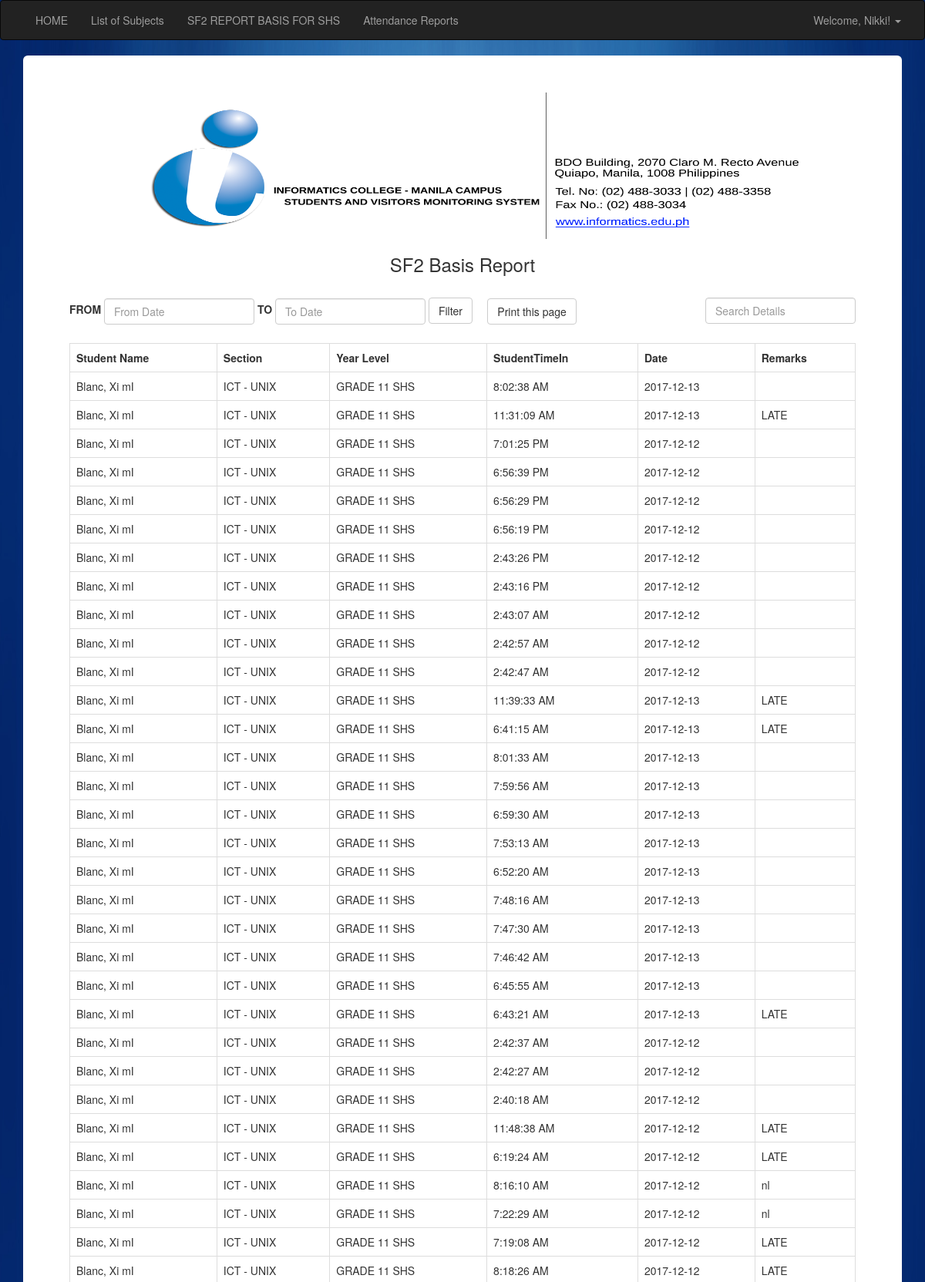
The page /instructor/sf2basisreport.php (signed in, upper part) on the database its author committed.
### tables this page shows
CREATE TABLE IF NOT EXISTS `shsmonitoringlogtable` (
  `StudMonitorID` int(12) NOT NULL AUTO_INCREMENT,
  `RFIDStudNo` varchar(45) DEFAULT NULL,
  `StudentTimeIn` varchar(20) DEFAULT NULL,
  `StudentTimeOut` varchar(20) DEFAULT NULL,
  `Date` date NOT NULL,
  `StudentName` varchar(20) NOT NULL,
  `Remarks` varchar(20) NOT NULL,
  `Gender` varchar(10) NOT NULL,
  `section` varchar(45) NOT NULL,
  `YearLevel` varchar(40) NOT NULL,
  `course` varchar(20) NOT NULL,
  PRIMARY KEY (`StudMonitorID`),
  KEY `StudentID` (`StudMonitorID`,`RFIDStudNo`),
  KEY `RFIDStudNo` (`RFIDStudNo`),
  KEY `StudentTimeIn` (`StudentTimeIn`)
);

### instructor/sf2basisreport.php (the view, shortened to what this page needs)
<?php
include ('user_nav.php');
$connect = mysqli_connect("localhost", "root", "", "info_db");
 $query = "SELECT * FROM shsmonitoringlogtable WHERE StudentTimeIn IS NOT NULL AND YearLevel IN ('Grade 11 SHS','Grade 12 SHS') ORDER BY StudentName ASC";
 $result = mysqli_query($connect, $query);
 ?>
           <link rel="stylesheet" href="../css/jquery-ui.css">
           <div class="container">
  <div class="jumbotron" style="background: white;">
                  <img class="imageprint" src="img/sample.png"/>
                <h3 align="center">SF2 Basis Report</h3><br />
    <div id="textsearch" class="form-inline">
     <input type="text"  name="search_text" id="search_text" placeholder="Search Details" class="form-control pull-right"/>
    </div>
                <form class="form-inline">
  <label>FROM</label>
     <input type="text" name="from_date" id="from_date" class="form-control" placeholder="From Date" />
  <label>TO</label>
   <input type="text" name="to_date" id="to_date" class="form-control" placeholder="To Date" />
    <label class="form-check-label">
        <input type="button" name="filter" id="filter" value="Filter" class="btn btn-default" />
    </label>
               <a class="btn btn-default" id="printpagebutton" onclick="printpage()">Print this page</a>
</form>
<br />
                <div id="sf2table">
                     <table  class="table table-bordered">
                          <tr>
                               <th>Student Name</th>
                               <th>Section</th>
                               <th>Year Level</th>
                               <th>StudentTimeIn</th>
                               <th>Date</th>
                               <th>Remarks</th>
                          </tr>
                     <?php
                     while($row = mysqli_fetch_array($result))
                     {
                     ?>
                          <tr>
                               <td><?php echo $row["StudentName"]; ?></td>
                               <td><?php echo $row["section"]; ?></td>
                                <td><?php echo $row["YearLevel"]; ?></td>
                               <td><?php echo $row["StudentTimeIn"]; ?></td>
                               <td><?php echo $row["Date"]; ?></td>
                               <td> <?php echo $row["Remarks"]; ?></td>
                          </tr>
                     <?php
                     }
                     ?>
                     </table>
                </div>
           </div>
      </body>
 </html>

### css/all.css (style rules this page uses)
body { background: url('../img/background.jpg') no-repeat center center fixed; width: 100%; height: 400px; background-size: 100% 100%; }
.imageprint { width: 900px; height: 190px; display: block; margin: 0 auto; border-radius: 8px; }

### rows shown on the page
shsmonitoringlogtable: StudentName "Blanc, Xi mI", section "ICT - UNIX", YearLevel "GRADE 11 SHS", StudentTimeIn "8:02:38 AM", Date "2017-12-13"
shsmonitoringlogtable: StudentName "Blanc, Xi mI", section "ICT - UNIX", YearLevel "GRADE 11 SHS", StudentTimeIn "11:31:09 AM", Date "2017-12-13", Remarks "LATE"
shsmonitoringlogtable: StudentName "Blanc, Xi mI", section "ICT - UNIX", YearLevel "GRADE 11 SHS", StudentTimeIn "7:01:25 PM", Date "2017-12-12"
shsmonitoringlogtable: StudentName "Blanc, Xi mI", section "ICT - UNIX", YearLevel "GRADE 11 SHS", StudentTimeIn "6:56:39 PM", Date "2017-12-12"
shsmonitoringlogtable: StudentName "Blanc, Xi mI", section "ICT - UNIX", YearLevel "GRADE 11 SHS", StudentTimeIn "6:56:29 PM", Date "2017-12-12"
shsmonitoringlogtable: StudentName "Blanc, Xi mI", section "ICT - UNIX", YearLevel "GRADE 11 SHS", StudentTimeIn "6:56:19 PM", Date "2017-12-12"
shsmonitoringlogtable: StudentName "Blanc, Xi mI", section "ICT - UNIX", YearLevel "GRADE 11 SHS", StudentTimeIn "2:43:26 PM", Date "2017-12-12"
shsmonitoringlogtable: StudentName "Blanc, Xi mI", section "ICT - UNIX", YearLevel "GRADE 11 SHS", StudentTimeIn "2:43:16 PM", Date "2017-12-12"
shsmonitoringlogtable: StudentName "Blanc, Xi mI", section "ICT - UNIX", YearLevel "GRADE 11 SHS", StudentTimeIn "2:43:07 AM", Date "2017-12-12"
shsmonitoringlogtable: StudentName "Blanc, Xi mI", section "ICT - UNIX", YearLevel "GRADE 11 SHS", StudentTimeIn "2:42:57 AM", Date "2017-12-12"
shsmonitoringlogtable: StudentName "Blanc, Xi mI", section "ICT - UNIX", YearLevel "GRADE 11 SHS", StudentTimeIn "2:42:47 AM", Date "2017-12-12"
shsmonitoringlogtable: StudentName "Blanc, Xi mI", section "ICT - UNIX", YearLevel "GRADE 11 SHS", StudentTimeIn "11:39:33 AM", Date "2017-12-13", Remarks "LATE"
shsmonitoringlogtable: StudentName "Blanc, Xi mI", section "ICT - UNIX", YearLevel "GRADE 11 SHS", StudentTimeIn "6:41:15 AM", Date "2017-12-13", Remarks "LATE"
shsmonitoringlogtable: StudentName "Blanc, Xi mI", section "ICT - UNIX", YearLevel "GRADE 11 SHS", StudentTimeIn "8:01:33 AM", Date "2017-12-13"
shsmonitoringlogtable: StudentName "Blanc, Xi mI", section "ICT - UNIX", YearLevel "GRADE 11 SHS", StudentTimeIn "7:59:56 AM", Date "2017-12-13"
shsmonitoringlogtable: StudentName "Blanc, Xi mI", section "ICT - UNIX", YearLevel "GRADE 11 SHS", StudentTimeIn "6:59:30 AM", Date "2017-12-13"
shsmonitoringlogtable: StudentName "Blanc, Xi mI", section "ICT - UNIX", YearLevel "GRADE 11 SHS", StudentTimeIn "7:53:13 AM", Date "2017-12-13"
shsmonitoringlogtable: StudentName "Blanc, Xi mI", section "ICT - UNIX", YearLevel "GRADE 11 SHS", StudentTimeIn "6:52:20 AM", Date "2017-12-13"
shsmonitoringlogtable: StudentName "Blanc, Xi mI", section "ICT - UNIX", YearLevel "GRADE 11 SHS", StudentTimeIn "7:48:16 AM", Date "2017-12-13"
shsmonitoringlogtable: StudentName "Blanc, Xi mI", section "ICT - UNIX", YearLevel "GRADE 11 SHS", StudentTimeIn "7:47:30 AM", Date "2017-12-13"
shsmonitoringlogtable: StudentName "Blanc, Xi mI", section "ICT - UNIX", YearLevel "GRADE 11 SHS", StudentTimeIn "7:46:42 AM", Date "2017-12-13"
shsmonitoringlogtable: StudentName "Blanc, Xi mI", section "ICT - UNIX", YearLevel "GRADE 11 SHS", StudentTimeIn "6:45:55 AM", Date "2017-12-13"
shsmonitoringlogtable: StudentName "Blanc, Xi mI", section "ICT - UNIX", YearLevel "GRADE 11 SHS", StudentTimeIn "6:43:21 AM", Date "2017-12-13", Remarks "LATE"
shsmonitoringlogtable: StudentName "Blanc, Xi mI", section "ICT - UNIX", YearLevel "GRADE 11 SHS", StudentTimeIn "2:42:37 AM", Date "2017-12-12"
shsmonitoringlogtable: StudentName "Blanc, Xi mI", section "ICT - UNIX", YearLevel "GRADE 11 SHS", StudentTimeIn "2:42:27 AM", Date "2017-12-12"
shsmonitoringlogtable: StudentName "Blanc, Xi mI", section "ICT - UNIX", YearLevel "GRADE 11 SHS", StudentTimeIn "2:40:18 AM", Date "2017-12-12"
shsmonitoringlogtable: StudentName "Blanc, Xi mI", section "ICT - UNIX", YearLevel "GRADE 11 SHS", StudentTimeIn "11:48:38 AM", Date "2017-12-12", Remarks "LATE"
shsmonitoringlogtable: StudentName "Blanc, Xi mI", section "ICT - UNIX", YearLevel "GRADE 11 SHS", StudentTimeIn "6:19:24 AM", Date "2017-12-12", Remarks "LATE"
shsmonitoringlogtable: StudentName "Blanc, Xi mI", section "ICT - UNIX", YearLevel "GRADE 11 SHS", StudentTimeIn "8:16:10 AM", Date "2017-12-12", Remarks "nl"
shsmonitoringlogtable: StudentName "Blanc, Xi mI", section "ICT - UNIX", YearLevel "GRADE 11 SHS", StudentTimeIn "7:22:29 AM", Date "2017-12-12", Remarks "nl"
shsmonitoringlogtable: StudentName "Blanc, Xi mI", section "ICT - UNIX", YearLevel "GRADE 11 SHS", StudentTimeIn "7:19:08 AM", Date "2017-12-12", Remarks "LATE"
shsmonitoringlogtable: StudentName "Blanc, Xi mI", section "ICT - UNIX", YearLevel "GRADE 11 SHS", StudentTimeIn "8:18:26 AM", Date "2017-12-12", Remarks "LATE"

### other values the page prints
$_SESSION["loginuser"] "Nikki"
